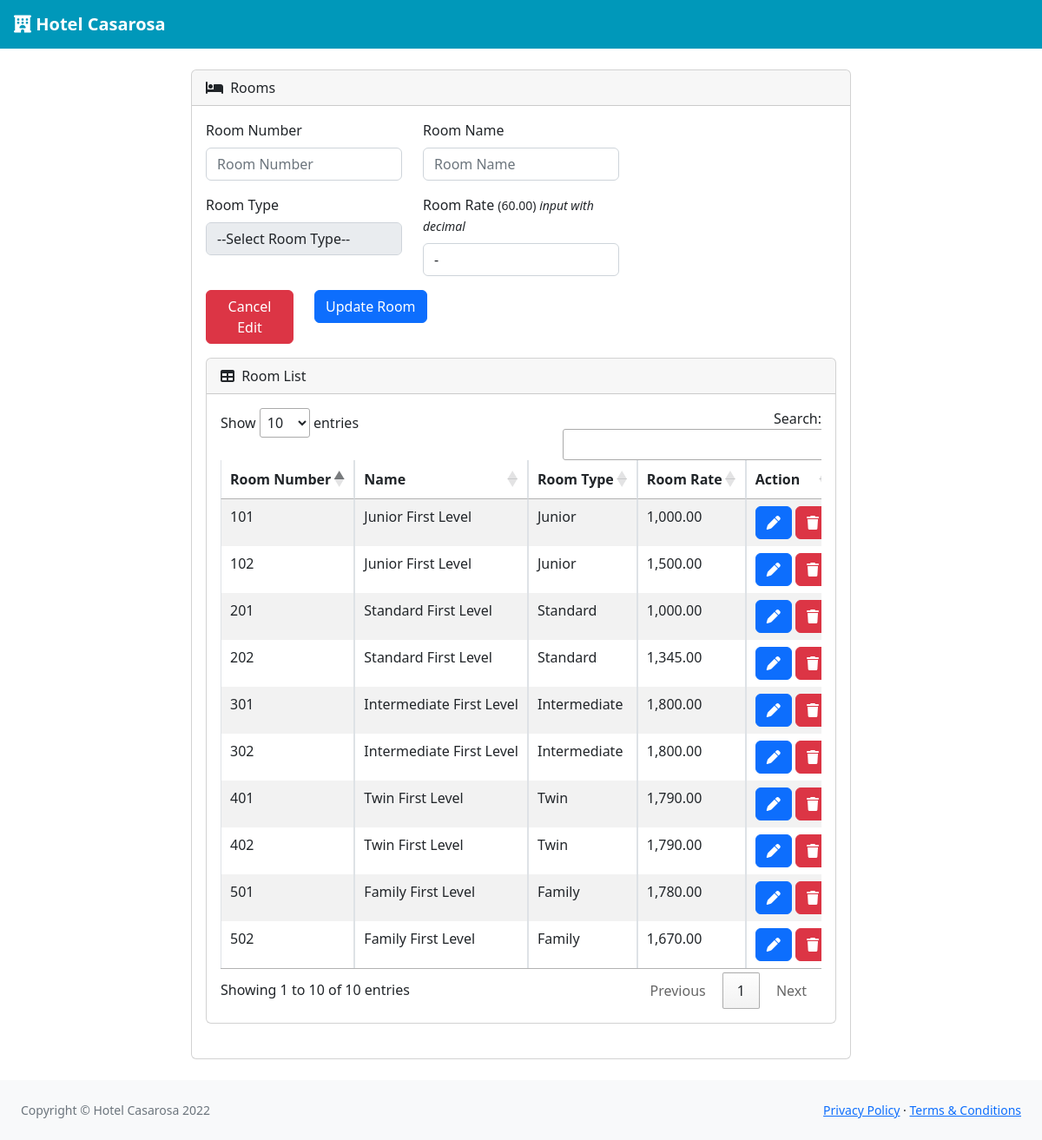
The page /index.php/rooms/validate_edit on the database its author committed.
### tables this page shows
CREATE TABLE `rooms` (
  `id` int(11) NOT NULL AUTO_INCREMENT,
  `room_number` int(11) NOT NULL,
  `name` varchar(255) DEFAULT NULL,
  `room_type` int(11) DEFAULT NULL,
  `room_rate` varchar(255) DEFAULT NULL,
  `user_id` int(11) NOT NULL,
  `created_at` datetime DEFAULT NULL,
  `updated_at` datetime DEFAULT NULL,
  PRIMARY KEY (`id`,`room_number`,`user_id`),
  KEY `fk_rooms_users_idx` (`user_id`),
  CONSTRAINT `fk_rooms_users` FOREIGN KEY (`user_id`) REFERENCES `users` (`id`) ON DELETE NO ACTION ON UPDATE NO ACTION
);

### application/controllers/rooms.php (called while the page is built, shortened)
<?php
class Rooms extends CI_Controller {
    public function validate_edit(){
        $form_data = $this->input->post();
        if($this->input->post('room_type') === '0'){
            $this->session->set_flashdata('room_type', 'Please select Room Type');
            $res = $this->room->get_rooms();
            $this->session->set_userdata('activity', ''.$this->session->userdata('fullname').' failed to modified the room details of room '.$form_data['room_number'].'');
            $this->user->log($this->session->userdata('user_id'));
            $details = $this->room->get_details($form_data['id']);
            $data = array('datas'=>$res, 'details'=>$details);
            $this->session->set_userdata(array('page'=> 'rooms'));
            $this->load->view('templates/header');
            $this->load->view('admin/rooms_edit', $data);
            $this->load->view('templates/footer');
        }
        else{
            $result = $this->room->validate_creation();
            if($result!= 'success')
            {
                $this->session->set_flashdata('rooms_error', $result);
                $this->session->set_userdata('activity', ''.$this->session->userdata('fullname').' failed to modified the room details of room '.$form_data['room_number'].'');
                $this->user->log($this->session->userdata('user_id'));
                $res = $this->room->get_rooms();
                $details = $this->room->get_details($form_data['id']);
                $data = array('datas'=>$res, 'details'=>$details);
                $this->session->set_userdata(array('page'=> 'rooms'));
                $this->load->view('templates/header');
                $this->load->view('admin/rooms_edit', $data);
                $this->load->view('templates/footer');
            }
        }
    }
}

### index.php (called while the page is built, shortened)
<?php
require_once BASEPATH.'core/CodeIgniter.php';

### application/models/room.php (called while the page is built, shortened)
<?php
class Room extends CI_Model {
    public function get_rooms()
    {
        $query = "SELECT * FROM rooms";
        return $this->db->query($query)->result_array();
    }
    public function get_details($id){
        $query = "SELECT * FROM rooms WHERE id = ?";
        $values = array(
            $this->security->xss_clean($id)
        );
        return $this->db->query($query, $values)->result_array()[0];
    }
}

### application/views/admin/rooms_edit.php (the view, shortened to what this page needs)
?>    <div class="container-fluid px-4">
        <div class="row mt-4">
            <div class="col-xl-8 offset-xl-2">
                <div class="card mb-4">
                    <div class="card-header">
                        <i class="fas fa-bed me-1"></i>
                        Rooms
                    </div>
                    <div class="card-body">
?>                        <form action="/rooms/validate_edit" method="post">
                            <div class="row">
                                <div class="col-md-4 mb-3">
                                    <label for="room_number" class="form-label">Room Number</label>
                                    <input type="text" class="form-control" name="room_number" id="room_number" placeholder="Room Number" value="<?=$details['room_number']?>">
                                </div>
                                <div class="col-md-4 mb-3">
                                    <label for="room_name" class="form-label">Room Name</label>
                                    <input type="text" class="form-control" name="room_name" id="room_name" placeholder="Room Name" value="<?=$details['name']?>">
                                </div>
                            </div>
                            <div class="row">
                                <div class="col-md-4 mb-3">
                                    <label for="room_type" class="form-label">Room Type</label>
                                    <select name="room_type" class="form-control" id="room_type">
                                        <option value="0">--Select Room Type--</option>
                                    </select>
                                </div>
                                <div class="col-md-4 mb-3">
                                    <label for="room_rate" class="form-label">Room Rate <small>(60.00) <i>input with decimal</i></small></label>
                                    <input type="text" class="form-control" name="room_rate" id="room_rate" placeholder="Room Name" value="<?=($details['room_rate'] < '0' ? '-' : number_format($details['room_rate'],2))?>">
                                </div>
                            </div>
                            <div class="row">
                                <div class="col-md-2">
                                    <a href="/dashboard/rooms" class="btn btn-danger mb-3">Cancel Edit</a>
                                </div>
                                <div class="col-md-3">
                                    <button type="submit" class="btn btn-primary mb-3">Update Room</button>
                                </div>
                            </div>
                        </form>
                        <div class="row">
                            <div class="col">
                                <div class="card mb-4">
                                    <div class="card-header">
                                        <i class="fas fa-table me-1"></i>
                                        Room List
                                    </div>
                                    <div class="card-body">
                                <div class="table-responsive">
                                    <table id="datatable" class="table table-striped table-bordered table-hover text-nowrap">
                                        <thead>
                                            <tr>
                                                <th>Room Number</th>
                                                <th>Name</th>
                                                <th>Room Type</th>
                                                <th>Room Rate</th>
                                                <th>Action</th>
                                            </tr>
                                        </thead>
                                        <tbody>
        <?php                           foreach($datas as $data){
        ?>                                    <tr>
                                                <td><?= $data['room_number']?></td>
                                                <td><?= $data['name']?></td>
                                                <td>
        <?php                                       if($data['room_type'] === '1'){
        ?>                                                Junior
        <?php                                       }
                                                    elseif($data['room_type'] === '2'){
        ?>                                                Standard
        <?php                                       }
                                                    elseif($data['room_type'] === '3'){
        ?>                                                Intermediate
        <?php                                       }
                                                    elseif($data['room_type'] === '4'){
        ?>                                                Twin
        <?php                                       }
                                                    elseif($data['room_type'] === '5'){
        ?>                                                Family
        <?php                                       }
        ?>                                        </td>
                                                <td><?=($data['room_rate'] < '0' ? '-' : number_format($data['room_rate'],2))?></td>
                                                <td>
                                                    <a href="/rooms/edit/<?=$data['id']?>" class="text-xxsm btn btn-primary" tabindex="0" data-toggle="tooltip" data-original-title="Edit" data-placement="left"><i class="fas fa-pen"></i></a>
                                                    <a href="/rooms/delete/<?=$data['id']?>" onclick="return confirm('Are you sure you want to DELETE this?')" class="text-xxsm btn btn-danger" tabindex="0" data-toggle="tooltip" data-original-title="Delete" data-placement="left"><i class="fas fa-trash"></i></a>
                                                </td>
        <?php                           }
        ?>                                    </tr>
                                        </tbody>
                                    </table>
                                </div>
                            </div>
                        </div>
                    </div>
                </div>
                    </div>
                </div>
            </div>
        </div>
    </div>

### application/views/templates/header.php (shortened to what this page needs)
<!DOCTYPE html>
<html lang="en">
<head>
    <link href="https://cdn.datatables.net/1.12.1/css/jquery.dataTables.min.css" rel="stylesheet" />
    <link rel="stylesheet" href="/assets/css/styles.css">
    <link rel="stylesheet" href="https://cdnjs.cloudflare.com/ajax/libs/font-awesome/6.1.2/css/all.min.css" />
    <link rel="stylesheet" href="https://cdnjs.cloudflare.com/ajax/libs/font-awesome/6.2.1/css/all.min.css" />
    <link href="https://cdn.jsdelivr.net/npm/bootstrap@5.2.0/dist/css/bootstrap.min.css" rel="stylesheet">
</head>
<body class="d-flex flex-column min-vh-100">
    <nav class="navbar navbar-expand">
        <a class="navbar-brand ps-3" href="/dashboard/dashboard"><i class="fas fa-hotel"></i> Hotel Casarosa</a>
?>    </nav>

### application/views/templates/footer.php (shortened to what this page needs)
    <footer class="py-4 bg-light mt-auto">
        <div class="container-fluid px-4">
            <div class="d-flex align-items-center justify-content-between small">
                <div class="text-muted">Copyright &copy; Hotel Casarosa <?php echo date("Y"); ?></div>
                <div>
                    <a href="#">Privacy Policy</a>
                    &middot;
                    <a href="#">Terms &amp; Conditions</a>
                </div>
            </div>
        </div>
    </footer>
</body>
</html>

### assets/css/styles.css (style rules this page uses)
.navbar { background-color: #0098ba; }
.navbar a { color: white; font-weight: bold; }
th { text-align: inherit; text-align: -webkit-match-parent; }
thead, tbody, tfoot, tr, td, th { border-color: inherit; border-style: solid; border-width: 0; }
input { padding: 10px; width: 100%; font-size: 17px; font-family: Raleway; border: 1px solid #aaaaaa }
button { background-color: #4CAF50; color: #ffffff; border: none; padding: 10px 20px; font-size: 17px; font-family: Raleway; cursor: pointer }
.form-control:read-only { background-color: #e9ecef; opacity: 1; }

### rows shown on the page
rooms: room_number "101", name "Junior First Level", room_type "Junior", room_rate "1,000.00"
rooms: room_number "201", name "Standard First Level", room_type "Standard", room_rate "1,000.00"
rooms: room_number "301", name "Intermediate First Level", room_type "Intermediate", room_rate "1,800.00"
rooms: room_number "401", name "Twin First Level", room_type "Twin", room_rate "1,790.00"
rooms: room_number "501", name "Family First Level", room_type "Family", room_rate "1,780.00"
rooms: room_number "102", name "Junior First Level", room_type "Junior", room_rate "1,500.00"
rooms: room_number "202", name "Standard First Level", room_type "Standard", room_rate "1,345.00"
rooms: room_number "302", name "Intermediate First Level", room_type "Intermediate", room_rate "1,800.00"
rooms: room_number "402", name "Twin First Level", room_type "Twin", room_rate "1,790.00"
rooms: room_number "502", name "Family First Level", room_type "Family", room_rate "1,670.00"
